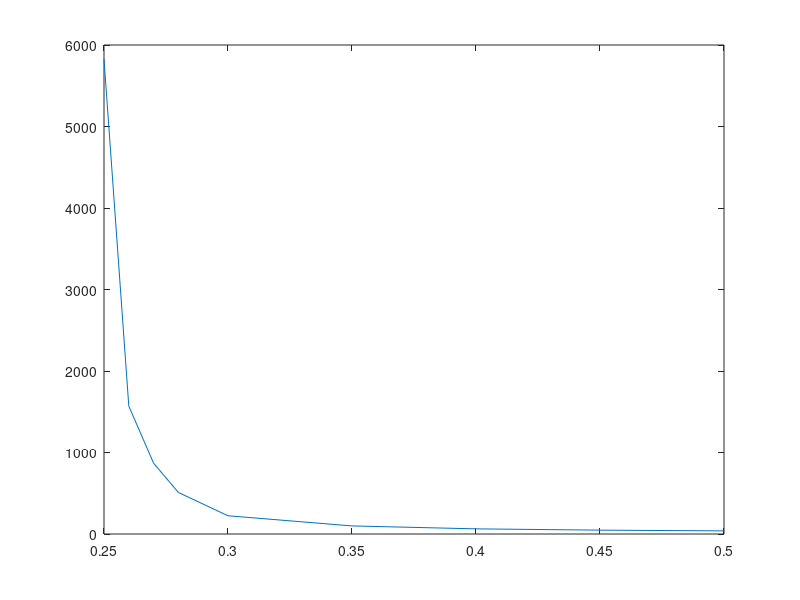

Write MATLAB code to recreate this figure.
% IQB HOMEWORK 7
% Aarushi Agarwal - 2016216
% Shravika Mittal - 2016093
% Surabhi S Nath - 2016271


grid_size = 50;
num_simulation = 1000;

% initialise the bias array
probgrid = [0.25,0.25,0.25,0.25;0.26,0.26,0.24,0.24;0.27,0.27,0.23,0.23;0.28,0.28,0.22,0.22;0.3,0.3,0.2,0.2;0.35,0.35,0.15,0.15;0.4,0.4,0.1,0.1;0.45,0.45,0.05,0.05;0.5,0.5,0,0];

num_turns = 0;
finalans = zeros(1, 9);

for bias = 1:9
    count = 0;
    for i=1:100
        
        xcoord=randi([-25,25])
        ycoord=randi([-25,25])
        
        while(xcoord ~= 0 || ycoord ~= 0)
            if(xcoord>=0 && ycoord>0) %Quadrant 1
                prob=rand;
                if(prob<probgrid(bias,1))   %Left
                    xcoord = xcoord - 1;
                elseif(prob>=probgrid(bias, 1) && prob<2*probgrid(bias, 2))   %Down
                    ycoord = ycoord - 1;
                elseif(prob>=2*probgrid(bias, 2) && prob<2*probgrid(bias, 2) + probgrid(bias, 3) && xcoord<25)  %Right
                    xcoord = xcoord + 1;
                elseif(prob>=2*probgrid(bias, 2) + probgrid(bias, 3) && prob<2*probgrid(bias, 2) + probgrid(bias, 3) + probgrid(bias, 4) && ycoord<25)  %Top
                    ycoord = ycoord + 1;
                end
            elseif(xcoord<0 && ycoord>=0)    %Quadrant 2
                prob=rand;
                if(prob<probgrid(bias,1))   %Right
                    xcoord = xcoord + 1;
                elseif(prob>=probgrid(bias, 1) && prob<2*probgrid(bias, 2))   %Down
                    ycoord = ycoord - 1;
                elseif(prob>=2*probgrid(bias, 2) && prob<2*probgrid(bias, 2) + probgrid(bias, 3) && xcoord>-25)  %Left
                    xcoord = xcoord - 1;
                elseif(prob>=2*probgrid(bias, 2) + probgrid(bias, 3) && prob<2*probgrid(bias, 2) + probgrid(bias, 3) + probgrid(bias, 4) && ycoord<25)  %Top
                    ycoord = ycoord + 1;
                end
            elseif(xcoord<=0 && ycoord<0)    %Quadrant 3
                prob=rand;
                if(prob<probgrid(bias,1))   %Right
                    xcoord = xcoord + 1;
                elseif(prob>=probgrid(bias, 1) && prob<2*probgrid(bias, 2))   %Top
                    ycoord = ycoord + 1;
                elseif(prob>=2*probgrid(bias, 2) && prob<2*probgrid(bias, 2) + probgrid(bias, 3) && xcoord>-25)  %Left
                    xcoord = xcoord - 1;
                elseif(prob>=2*probgrid(bias, 2) + probgrid(bias, 3) && prob<2*probgrid(bias, 2) + probgrid(bias, 3) + probgrid(bias, 4) && ycoord>-25)  %Down
                    ycoord = ycoord - 1;
                end
            else                           %Quadrant 4
                prob=rand;
                if(prob<probgrid(bias,1))   %Left
                    xcoord = xcoord - 1;
                elseif(prob>=probgrid(bias, 1) && prob<2*probgrid(bias, 2))   %Top
                    ycoord = ycoord + 1;
                elseif(prob>=2*probgrid(bias, 2) && prob<2*probgrid(bias, 2) + probgrid(bias, 3) && xcoord<25)  %Right
                    xcoord = xcoord + 1;
                elseif(prob>=2*probgrid(bias, 2) + probgrid(bias, 3) && prob<2*probgrid(bias, 2) + probgrid(bias, 3) + probgrid(bias, 4) && ycoord>-25)  %Down
                    ycoord = ycoord - 1;
                end
            end 
            count = count + 1;
        end    
    end
    finalans(bias) = count/100;
end


plot([0.25,0.26,0.27,0.28,0.3,0.35,0.4,0.45,0.5], finalans);
